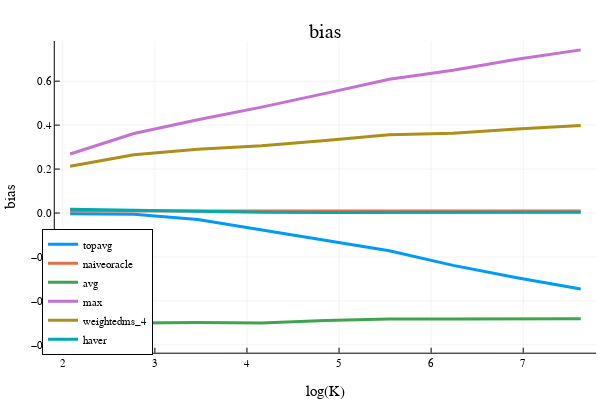

The cell this chart's notebook holds for it:
### Code cell
x = opt.K_ary
i = 1; plot(log.(x), bias[:,i], label=estimator_names[i], linewidth=3)
i = 2; plot!(log.(x), bias[:,i], label=estimator_names[i], linewidth=3)
i = 3; plot!(log.(x), bias[:,i], label=estimator_names[i], linewidth=3)
i = 4; plot!(log.(x), bias[:,i], label=estimator_names[i], linewidth=3)
i = 5; plot!(log.(x), bias[:,i], label=estimator_names[i], linewidth=3)
i = 6; plot!(log.(x), bias[:,i], label=estimator_names[i], linewidth=3)
plot!(xlabel="log(K)", ylabel="bias", legend=:bottomleft)  
title!("bias")

### Figure 1 — Plotly figure (JSON) as saved in the notebook; plotly's stock layout.template omitted (floating-point values rounded to 4 significant figures)
{"data": [{"colorbar": {"title": {"text": ""}}, "legendgroup": "topavg", "line": {"color": "rgba(0, 154, 250, 1.000)", "dash": "solid", "shape": "linear", "width": 3}, "mode": "lines", "name": "topavg", "showlegend": true, "type": "scatter", "x": [2.079, 2.773, 3.466, 4.159, 4.852, 5.545, 6.238, 6.931, 7.625], "xaxis": "x", "y": [-0.00291, -0.005857, -0.02965, -0.07745, -0.1235, -0.1721, -0.2384, -0.2949, -0.3459], "yaxis": "y", "zmax": null, "zmin": null}, {"colorbar": {"title": {"text": ""}}, "legendgroup": "naiveoracle", "line": {"color": "rgba(227, 111, 71, 1.000)", "dash": "solid", "shape": "linear", "width": 3}, "mode": "lines", "name": "naiveoracle", "showlegend": true, "type": "scatter", "x": [2.079, 2.773, 3.466, 4.159, 4.852, 5.545, 6.238, 6.931, 7.625], "xaxis": "x", "y": [0.008939, 0.008939, 0.008939, 0.008939, 0.008939, 0.008939, 0.008939, 0.008939, 0.008939], "yaxis": "y", "zmax": null, "zmin": null}, {"colorbar": {"title": {"text": ""}}, "legendgroup": "avg", "line": {"color": "rgba(62, 164, 78, 1.000)", "dash": "solid", "shape": "linear", "width": 3}, "mode": "lines", "name": "avg", "showlegend": true, "type": "scatter", "x": [2.079, 2.773, 3.466, 4.159, 4.852, 5.545, 6.238, 6.931, 7.625], "xaxis": "x", "y": [-0.5956, -0.5003, -0.4984, -0.5008, -0.4892, -0.4826, -0.4821, -0.4814, -0.4807], "yaxis": "y", "zmax": null, "zmin": null}, {"colorbar": {"title": {"text": ""}}, "legendgroup": "max", "line": {"color": "rgba(195, 113, 210, 1.000)", "dash": "solid", "shape": "linear", "width": 3}, "mode": "lines", "name": "max", "showlegend": true, "type": "scatter", "x": [2.079, 2.773, 3.466, 4.159, 4.852, 5.545, 6.238, 6.931, 7.625], "xaxis": "x", "y": [0.2688, 0.3617, 0.4247, 0.482, 0.5446, 0.6085, 0.6499, 0.6993, 0.7425], "yaxis": "y", "zmax": null, "zmin": null}, {"colorbar": {"title": {"text": ""}}, "legendgroup": "weightedms_4", "line": {"color": "rgba(172, 142, 24, 1.000)", "dash": "solid", "shape": "linear", "width": 3}, "mode": "lines", "name": "weightedms_4", "showlegend": true, "type": "scatter", "x": [2.079, 2.773, 3.466, 4.159, 4.852, 5.545, 6.238, 6.931, 7.625], "xaxis": "x", "y": [0.2131, 0.2656, 0.29, 0.3061, 0.3295, 0.3563, 0.3635, 0.3825, 0.3979], "yaxis": "y", "zmax": null, "zmin": null}, {"colorbar": {"title": {"text": ""}}, "legendgroup": "haver", "line": {"color": "rgba(0, 170, 174, 1.000)", "dash": "solid", "shape": "linear", "width": 3}, "mode": "lines", "name": "haver", "showlegend": true, "type": "scatter", "x": [2.079, 2.773, 3.466, 4.159, 4.852, 5.545, 6.238, 6.931, 7.625], "xaxis": "x", "y": [0.01721, 0.01244, 0.00767, 0.003919, 0.002702, 0.003626, 0.002795, 0.003581, 0.003023], "yaxis": "y", "zmax": null, "zmin": null}], "layout": {"annotations": [{"font": {"color": "rgba(0, 0, 0, 1)", "family": "sans-serif", "size": 20}, "rotation": 0, "showarrow": false, "text": "bias", "x": 0.5424, "xanchor": "center", "xref": "paper", "y": 1, "yanchor": "top", "yref": "paper"}], "height": 400, "legend": {"bgcolor": "rgba(255, 255, 255, 1.000)", "bordercolor": "rgba(0, 0, 0, 1)", "borderwidth": 1, "font": {"color": "rgba(0, 0, 0, 1)", "family": "sans-serif", "size": 11}, "title": {"font": {"color": "rgba(0, 0, 0, 1)", "family": "sans-serif", "size": 15}, "text": ""}, "tracegroupgap": 0, "traceorder": "normal", "x": 0.07, "xanchor": "left", "y": 0.07, "yanchor": "bottom"}, "margin": {"b": 20, "l": 0, "r": 0, "t": 20}, "paper_bgcolor": "rgba(255, 255, 255, 1.000)", "plot_bgcolor": "rgba(255, 255, 255, 1.000)", "showlegend": true, "width": 600, "xaxis": {"anchor": "y", "domain": [0.09128, 0.9934], "gridcolor": "rgba(0, 0, 0, 0.1)", "gridwidth": 0.5, "linecolor": "rgba(0, 0, 0, 1)", "mirror": false, "range": [1.913, 7.791], "showgrid": true, "showline": true, "showticklabels": true, "tickangle": 0, "tickcolor": "rgb(0, 0, 0)", "tickfont": {"color": "rgba(0, 0, 0, 1)", "family": "sans-serif", "size": 11}, "tickmode": "array", "ticks": "inside", "ticktext": ["2", "3", "4", "5", "6", "7"], "tickvals": [2, 3, 4, 5, 6, 7], "title": {"font": {"color": "rgba(0, 0, 0, 1)", "family": "sans-serif", "size": 15}, "text": "log(K)"}, "type": "linear", "visible": true, "zeroline": false, "zerolinecolor": "rgba(0, 0, 0, 1)"}, "yaxis": {"anchor": "x", "domain": [0.07581, 0.9415], "gridcolor": "rgba(0, 0, 0, 0.1)", "gridwidth": 0.5, "linecolor": "rgba(0, 0, 0, 1)", "mirror": false, "range": [-0.6357, 0.7826], "showgrid": true, "showline": true, "showticklabels": true, "tickangle": 0, "tickcolor": "rgb(0, 0, 0)", "tickfont": {"color": "rgba(0, 0, 0, 1)", "family": "sans-serif", "size": 11}, "tickmode": "array", "ticks": "inside", "ticktext": ["−0.6", "−0.4", "−0.2", "0.0", "0.2", "0.4", "0.6"], "tickvals": [-0.6, -0.4, -0.2, 0, 0.2, 0.4, 0.6], "title": {"font": {"color": "rgba(0, 0, 0, 1)", "family": "sans-serif", "size": 15}, "text": "bias"}, "type": "linear", "visible": true, "zeroline": false, "zerolinecolor": "rgba(0, 0, 0, 1)"}}}
